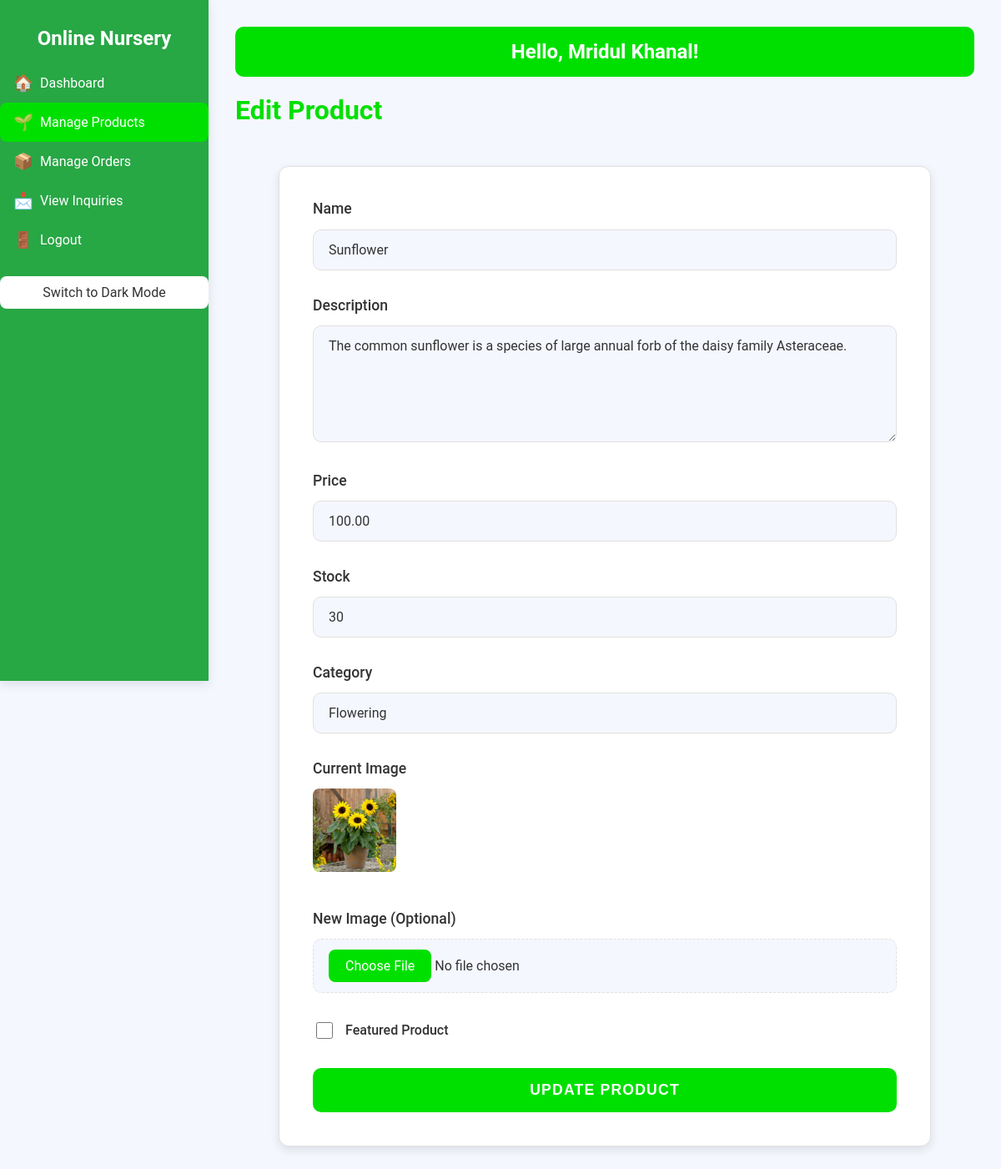
/admin/edit_product.php?id=4 (signed in), run on the app's committed database.
### tables this page shows
CREATE TABLE `users` (
  `id` int(11) NOT NULL AUTO_INCREMENT,
  `name` varchar(255) NOT NULL,
  `email` varchar(255) NOT NULL,
  `password` varchar(255) NOT NULL,
  `confirm_password` varchar(100) DEFAULT NULL,
  `role` enum('admin','customer') DEFAULT 'customer',
  `created_at` timestamp NOT NULL DEFAULT current_timestamp(),
  PRIMARY KEY (`id`),
  UNIQUE KEY `email` (`email`),
  UNIQUE KEY `email_2` (`email`),
  CONSTRAINT `chk_email_format` CHECK (`email` regexp '^[a-zA-Z0-9][a-zA-Z0-9._%+-]{0,62}[a-zA-Z0-9]@[a-zA-Z]+\\.[a-zA-Z]{2,63}$')
);

CREATE TABLE `products` (
  `id` int(11) NOT NULL AUTO_INCREMENT,
  `name` varchar(255) NOT NULL,
  `description` text NOT NULL,
  `price` decimal(10,2) NOT NULL,
  `image_url` varchar(255) NOT NULL,
  `is_featured` tinyint(1) DEFAULT 0,
  `created_at` timestamp NOT NULL DEFAULT current_timestamp(),
  `category_id` int(11) DEFAULT NULL,
  `stock` int(11) NOT NULL DEFAULT 0,
  PRIMARY KEY (`id`),
  KEY `fk_category` (`category_id`),
  CONSTRAINT `fk_category` FOREIGN KEY (`category_id`) REFERENCES `categories` (`id`) ON DELETE SET NULL,
  CONSTRAINT `products_ibfk_1` FOREIGN KEY (`category_id`) REFERENCES `categories` (`id`) ON DELETE SET NULL
);

### admin/edit_product.php (the view, shortened to what this page needs)
<?php
include '../php/db_connect.php';
$product_id = $_GET['id'];
$sql = "SELECT * FROM products WHERE id = ?";
$stmt = $conn->prepare($sql);
$stmt->bind_param("i", $product_id);
$stmt->execute();
$product = $stmt->get_result()->fetch_assoc();
$user_id = $_SESSION['user_id'];
$sql = "SELECT name FROM users WHERE id = ?";
$stmt = $conn->prepare($sql);
$stmt->bind_param("i", $user_id);
$stmt->execute();
$user = $stmt->get_result()->fetch_assoc();
$admin_name = $user['name'] ?: 'Admin';
?>
<!DOCTYPE html>
<html lang="en">
<head>
    <link rel="stylesheet" href="../css/admin.css">
</head>
<body>
    <div class="sidebar">
        <div class="sidebar-header">
            <h2>Online Nursery</h2>
        </div>
        <nav>
            <a href="admin_dashboard.php"><span class="icon">🏠</span> Dashboard</a>
            <a href="admin_products.php" class="active"><span class="icon">🌱</span> Manage Products</a>
            <a href="admin_orders.php"><span class="icon">📦</span> Manage Orders</a>
            <a href="admin_inquiries.php"><span class="icon">📩</span> View Inquiries</a>
            <a href="../php/logout.php"><span class="icon">🚪</span> Logout</a>
        </nav>
        <div class="theme-switcher">Switch Theme</div>
    </div>
    <div class="main-content">
        <div class="welcome-message">
            <h2>Hello, <?php echo htmlspecialchars($admin_name); ?>!</h2>
        </div>
        <h1>Edit Product</h1>
        <form class="modern-form" action="" method="POST" enctype="multipart/form-data">
            <div class="form-group">
                <label for="name">Name</label>
                <input type="text" id="name" name="name" value="<?php echo htmlspecialchars($product['name']); ?>" required>
            </div>
            <div class="form-group">
                <label for="description">Description</label>
                <textarea id="description" name="description" required><?php echo htmlspecialchars($product['description']); ?></textarea>
            </div>
            <div class="form-group">
                <label for="price">Price</label>
                <input type="number" id="price" step="0.01" name="price" value="<?php echo $product['price']; ?>" required>
            </div>
            <div class="form-group">
                <label for="stock">Stock</label>
                <input type="number" id="stock" name="stock" min="0" value="<?php echo htmlspecialchars($product['stock']); ?>" required>
            </div>
            <div class="form-group">
                <label for="category_id">Category</label>
                <select id="category_id" name="category_id">
                    <?php
                    $sql = "SELECT * FROM categories";
                    $result = $conn->query($sql);
                    while ($row = $result->fetch_assoc()) {
                        $selected = ($row['id'] == $product['category_id']) ? 'selected' : '';
                        echo "<option value='{$row['id']}' $selected>" . htmlspecialchars($row['name']) . "</option>";
                    }
                    ?>
                </select>
            </div>
            <div class="form-group">
                <label>Current Image</label>
                <img src="../images/product_images/<?php echo htmlspecialchars($product['image_url']); ?>" alt="Current Image" style="max-width: 100px; border-radius: 8px; margin-bottom: 10px;">
            </div>
            <div class="form-group">
                <label for="image">New Image (optional)</label>
                <input type="file" id="image" name="image" accept="image/*">
            </div>
            <div class="form-group checkbox-group">
                <input type="checkbox" id="is_featured" name="is_featured" <?php if ($product['is_featured']) echo 'checked'; ?>>
                <label for="is_featured">Featured Product</label>
            </div>
            <button type="submit" class="form-submit">Update Product</button>
        </form>
    </div>
</body>
</html>

### css/admin.css (style rules this page uses)
:root { --background: #f5f7ff; --card-bg: #ffffff; --text: #333333; --sidebar-bg: #28a745; --primary: rgb(0, 224, 0); --secondary: #3e4c98; --border: #e0e0e0; --shadow: 0 4px 12px rgba(0, 0, 0, 0.1); --input-focus: #e6f7e6; --transition: all 0.3s ease; }
body { font-family: 'Roboto', Arial, sans-serif; margin: 0; padding: 0; background: var(--background); color: var(--text); display: flex; }
.sidebar { width: 250px; background: var(--sidebar-bg); color: white; height: 100vh; position: fixed; top: 0; left: 0; padding-top: 1em; box-shadow: var(--shadow); transition: width 0.3s ease; }
.sidebar-header { padding: 1em; text-align: center; }
.sidebar-header h2 { margin: 0; font-size: 1.5em; color: white; }
.sidebar nav { display: flex; flex-direction: column; }
.sidebar nav a { color: white; text-decoration: none; padding: 0.75em 1em; display: flex; align-items: center; gap: 0.5em; border-radius: 8px; transition: background 0.3s; }
.sidebar nav a:hover, .sidebar nav a.active { background: var(--primary); }
.sidebar nav a .icon { font-size: 1.2em; }
.theme-switcher { margin-top: 20px; padding: 10px; background: var(--card-bg); color: var(--text); border-radius: 8px; cursor: pointer; text-align: center; display: flex; align-items: center; justify-content: center; gap: 8px; font-size: 1em; transition: all 0.3s ease; }
.main-content { margin-left: 250px; padding: 2em; width: calc(100% - 250px); transition: margin-left 0.3s ease, width 0.3s ease; }
.welcome-message { background: var(--primary); color: white; padding: 1em; border-radius: 10px; margin-bottom: 1em; text-align: center; }
.welcome-message h2 { margin: 0; font-size: 1.5em; }
h1 { color: var(--primary); margin-bottom: 1.5em; font-size: 2em; font-weight: 600; }
form.modern-form { background: var(--card-bg); padding: 2.5em; border-radius: 12px; box-shadow: var(--shadow); max-width: 700px; width: 100%; margin: 2em auto; transition: var(--transition); border: 1px solid var(--border); }
.form-group { margin-bottom: 2em; position: relative; }
.form-group label { display: block; margin-bottom: 0.8em; font-weight: 500; color: var(--text); font-size: 1.1em; text-transform: capitalize; transition: color 0.3s ease; }
.form-group input, .form-group textarea, .form-group select { width: 100%; padding: 14px 18px; border: 1px solid var(--border); border-radius: 10px; background: var(--background); color: var(--text); font-size: 1em; font-family: 'Roboto', sans-serif; transition: var(--transition); box-sizing: border-box; }
.form-group textarea { resize: vertical; min-height: 140px; }
.form-group select { appearance: none; background-repeat: no-repeat; background-position: right 15px center; background-size: 12px; }
.form-group input[type="file"] { padding: 12px 18px; border: 1px dashed var(--border); background: var(--background); cursor: pointer; transition: var(--transition); }
.form-group.checkbox-group { display: flex; align-items: center; gap: 12px; margin-bottom: 2em; }
.form-group.checkbox-group label { margin-bottom: 0; font-size: 1em; }
.form-group.checkbox-group input[type="checkbox"] { width: auto; height: 20px; width: 20px; accent-color: var(--primary); }
button.form-submit { background: var(--primary); color: white; padding: 16px 28px; border: none; border-radius: 10px; cursor: pointer; font-size: 1.1em; font-weight: 600; transition: var(--transition); display: block; width: 100%; text-align: center; text-transform: uppercase; letter-spacing: 1.2px; }

### data on the page
users: name "Mridul Khanal"
products: name "Sunflower", description "The common sunflower is a species of large annual forb of the daisy family Asteraceae.", price "100.00", stock "30", image_url (picture)

### other printed values
form field category_id "Flowering"
